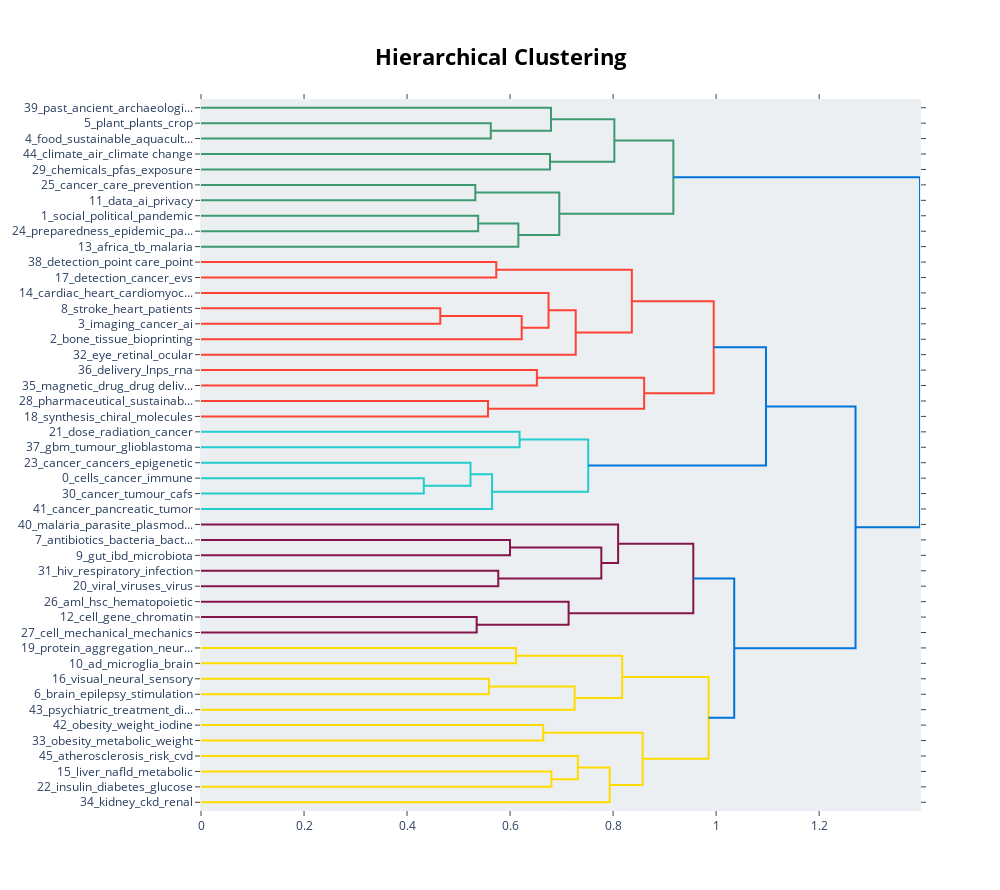

This figure's notebook cell:
### Code cell
topic_model.visualize_hierarchy(custom_labels=False)

### Figure 1 — Plotly figure (JSON) as saved in the notebook; plotly's stock layout.template omitted (floating-point values rounded to 4 significant figures)
{"data": [{"hoverinfo": "text", "marker": {"color": "rgb(61,153,112)"}, "mode": "lines", "type": "scatter", "x": [0.0, 0.5626, 0.5626, 0.0], "xaxis": "x", "y": [-15.0, -15.0, -25.0, -25.0], "yaxis": "y"}, {"hoverinfo": "text", "marker": {"color": "rgb(61,153,112)"}, "mode": "lines", "type": "scatter", "x": [0.0, 0.6794, 0.6794, 0.5626], "xaxis": "x", "y": [-5.0, -5.0, -20.0, -20.0], "yaxis": "y"}, {"hoverinfo": "text", "marker": {"color": "rgb(61,153,112)"}, "mode": "lines", "type": "scatter", "x": [0.0, 0.6775, 0.6775, 0.0], "xaxis": "x", "y": [-35.0, -35.0, -45.0, -45.0], "yaxis": "y"}, {"hoverinfo": "text", "marker": {"color": "rgb(61,153,112)"}, "mode": "lines", "type": "scatter", "x": [0.6794, 0.8025, 0.8025, 0.6775], "xaxis": "x", "y": [-12.5, -12.5, -40.0, -40.0], "yaxis": "y"}, {"hoverinfo": "text", "marker": {"color": "rgb(61,153,112)"}, "mode": "lines", "type": "scatter", "x": [0.0, 0.5325, 0.5325, 0.0], "xaxis": "x", "y": [-55.0, -55.0, -65.0, -65.0], "yaxis": "y"}, {"hoverinfo": "text", "marker": {"color": "rgb(61,153,112)"}, "mode": "lines", "type": "scatter", "x": [0.0, 0.5381, 0.5381, 0.0], "xaxis": "x", "y": [-75.0, -75.0, -85.0, -85.0], "yaxis": "y"}, {"hoverinfo": "text", "marker": {"color": "rgb(61,153,112)"}, "mode": "lines", "type": "scatter", "x": [0.5381, 0.6161, 0.6161, 0.0], "xaxis": "x", "y": [-80.0, -80.0, -95.0, -95.0], "yaxis": "y"}, {"hoverinfo": "text", "marker": {"color": "rgb(61,153,112)"}, "mode": "lines", "type": "scatter", "x": [0.5325, 0.6955, 0.6955, 0.6161], "xaxis": "x", "y": [-60.0, -60.0, -87.5, -87.5], "yaxis": "y"}, {"hoverinfo": "text", "marker": {"color": "rgb(61,153,112)"}, "mode": "lines", "type": "scatter", "x": [0.8025, 0.917, 0.917, 0.6955], "xaxis": "x", "y": [-26.25, -26.25, -73.75, -73.75], "yaxis": "y"}, {"hoverinfo": "text", "marker": {"color": "rgb(255,65,54)"}, "mode": "lines", "type": "scatter", "x": [0.0, 0.5732, 0.5732, 0.0], "xaxis": "x", "y": [-105.0, -105.0, -115.0, -115.0], "yaxis": "y"}, {"hoverinfo": "text", "marker": {"color": "rgb(255,65,54)"}, "mode": "lines", "type": "scatter", "x": [0.0, 0.4646, 0.4646, 0.0], "xaxis": "x", "y": [-135.0, -135.0, -145.0, -145.0], "yaxis": "y"}, {"hoverinfo": "text", "marker": {"color": "rgb(255,65,54)"}, "mode": "lines", "type": "scatter", "x": [0.4646, 0.6225, 0.6225, 0.0], "xaxis": "x", "y": [-140.0, -140.0, -155.0, -155.0], "yaxis": "y"}, {"hoverinfo": "text", "marker": {"color": "rgb(255,65,54)"}, "mode": "lines", "type": "scatter", "x": [0.0, 0.6747, 0.6747, 0.6225], "xaxis": "x", "y": [-125.0, -125.0, -147.5, -147.5], "yaxis": "y"}, {"hoverinfo": "text", "marker": {"color": "rgb(255,65,54)"}, "mode": "lines", "type": "scatter", "x": [0.6747, 0.7274, 0.7274, 0.0], "xaxis": "x", "y": [-136.2, -136.2, -165.0, -165.0], "yaxis": "y"}, {"hoverinfo": "text", "marker": {"color": "rgb(255,65,54)"}, "mode": "lines", "type": "scatter", "x": [0.5732, 0.8364, 0.8364, 0.7274], "xaxis": "x", "y": [-110.0, -110.0, -150.6, -150.6], "yaxis": "y"}, {"hoverinfo": "text", "marker": {"color": "rgb(255,65,54)"}, "mode": "lines", "type": "scatter", "x": [0.0, 0.6521, 0.6521, 0.0], "xaxis": "x", "y": [-175.0, -175.0, -185.0, -185.0], "yaxis": "y"}, {"hoverinfo": "text", "marker": {"color": "rgb(255,65,54)"}, "mode": "lines", "type": "scatter", "x": [0.0, 0.5572, 0.5572, 0.0], "xaxis": "x", "y": [-195.0, -195.0, -205.0, -205.0], "yaxis": "y"}, {"hoverinfo": "text", "marker": {"color": "rgb(255,65,54)"}, "mode": "lines", "type": "scatter", "x": [0.6521, 0.8603, 0.8603, 0.5572], "xaxis": "x", "y": [-180.0, -180.0, -200.0, -200.0], "yaxis": "y"}, {"hoverinfo": "text", "marker": {"color": "rgb(255,65,54)"}, "mode": "lines", "type": "scatter", "x": [0.8364, 0.9953, 0.9953, 0.8603], "xaxis": "x", "y": [-130.3, -130.3, -190.0, -190.0], "yaxis": "y"}, {"hoverinfo": "text", "marker": {"color": "rgb(35,205,205)"}, "mode": "lines", "type": "scatter", "x": [0.0, 0.6185, 0.6185, 0.0], "xaxis": "x", "y": [-215.0, -215.0, -225.0, -225.0], "yaxis": "y"}, {"hoverinfo": "text", "marker": {"color": "rgb(35,205,205)"}, "mode": "lines", "type": "scatter", "x": [0.0, 0.4325, 0.4325, 0.0], "xaxis": "x", "y": [-245.0, -245.0, -255.0, -255.0], "yaxis": "y"}, {"hoverinfo": "text", "marker": {"color": "rgb(35,205,205)"}, "mode": "lines", "type": "scatter", "x": [0.0, 0.5232, 0.5232, 0.4325], "xaxis": "x", "y": [-235.0, -235.0, -250.0, -250.0], "yaxis": "y"}, {"hoverinfo": "text", "marker": {"color": "rgb(35,205,205)"}, "mode": "lines", "type": "scatter", "x": [0.5232, 0.565, 0.565, 0.0], "xaxis": "x", "y": [-242.5, -242.5, -265.0, -265.0], "yaxis": "y"}, {"hoverinfo": "text", "marker": {"color": "rgb(35,205,205)"}, "mode": "lines", "type": "scatter", "x": [0.6185, 0.7517, 0.7517, 0.565], "xaxis": "x", "y": [-220.0, -220.0, -253.8, -253.8], "yaxis": "y"}, {"hoverinfo": "text", "marker": {"color": "rgb(0,116,217)"}, "mode": "lines", "type": "scatter", "x": [0.9953, 1.097, 1.097, 0.7517], "xaxis": "x", "y": [-160.2, -160.2, -236.9, -236.9], "yaxis": "y"}, {"hoverinfo": "text", "marker": {"color": "rgb(133,20,75)"}, "mode": "lines", "type": "scatter", "x": [0.0, 0.5999, 0.5999, 0.0], "xaxis": "x", "y": [-285.0, -285.0, -295.0, -295.0], "yaxis": "y"}, {"hoverinfo": "text", "marker": {"color": "rgb(133,20,75)"}, "mode": "lines", "type": "scatter", "x": [0.0, 0.5771, 0.5771, 0.0], "xaxis": "x", "y": [-305.0, -305.0, -315.0, -315.0], "yaxis": "y"}, {"hoverinfo": "text", "marker": {"color": "rgb(133,20,75)"}, "mode": "lines", "type": "scatter", "x": [0.5999, 0.7772, 0.7772, 0.5771], "xaxis": "x", "y": [-290.0, -290.0, -310.0, -310.0], "yaxis": "y"}, {"hoverinfo": "text", "marker": {"color": "rgb(133,20,75)"}, "mode": "lines", "type": "scatter", "x": [0.0, 0.8098, 0.8098, 0.7772], "xaxis": "x", "y": [-275.0, -275.0, -300.0, -300.0], "yaxis": "y"}, {"hoverinfo": "text", "marker": {"color": "rgb(133,20,75)"}, "mode": "lines", "type": "scatter", "x": [0.0, 0.5352, 0.5352, 0.0], "xaxis": "x", "y": [-335.0, -335.0, -345.0, -345.0], "yaxis": "y"}, {"hoverinfo": "text", "marker": {"color": "rgb(133,20,75)"}, "mode": "lines", "type": "scatter", "x": [0.0, 0.7136, 0.7136, 0.5352], "xaxis": "x", "y": [-325.0, -325.0, -340.0, -340.0], "yaxis": "y"}, {"hoverinfo": "text", "marker": {"color": "rgb(133,20,75)"}, "mode": "lines", "type": "scatter", "x": [0.8098, 0.9557, 0.9557, 0.7136], "xaxis": "x", "y": [-287.5, -287.5, -332.5, -332.5], "yaxis": "y"}, {"hoverinfo": "text", "marker": {"color": "rgb(255,220,0)"}, "mode": "lines", "type": "scatter", "x": [0.0, 0.6115, 0.6115, 0.0], "xaxis": "x", "y": [-355.0, -355.0, -365.0, -365.0], "yaxis": "y"}, {"hoverinfo": "text", "marker": {"color": "rgb(255,220,0)"}, "mode": "lines", "type": "scatter", "x": [0.0, 0.5591, 0.5591, 0.0], "xaxis": "x", "y": [-375.0, -375.0, -385.0, -385.0], "yaxis": "y"}, {"hoverinfo": "text", "marker": {"color": "rgb(255,220,0)"}, "mode": "lines", "type": "scatter", "x": [0.5591, 0.7253, 0.7253, 0.0], "xaxis": "x", "y": [-380.0, -380.0, -395.0, -395.0], "yaxis": "y"}, {"hoverinfo": "text", "marker": {"color": "rgb(255,220,0)"}, "mode": "lines", "type": "scatter", "x": [0.6115, 0.8176, 0.8176, 0.7253], "xaxis": "x", "y": [-360.0, -360.0, -387.5, -387.5], "yaxis": "y"}, {"hoverinfo": "text", "marker": {"color": "rgb(255,220,0)"}, "mode": "lines", "type": "scatter", "x": [0.0, 0.6643, 0.6643, 0.0], "xaxis": "x", "y": [-405.0, -405.0, -415.0, -415.0], "yaxis": "y"}, {"hoverinfo": "text", "marker": {"color": "rgb(255,220,0)"}, "mode": "lines", "type": "scatter", "x": [0.0, 0.6803, 0.6803, 0.0], "xaxis": "x", "y": [-435.0, -435.0, -445.0, -445.0], "yaxis": "y"}, {"hoverinfo": "text", "marker": {"color": "rgb(255,220,0)"}, "mode": "lines", "type": "scatter", "x": [0.0, 0.7316, 0.7316, 0.6803], "xaxis": "x", "y": [-425.0, -425.0, -440.0, -440.0], "yaxis": "y"}, {"hoverinfo": "text", "marker": {"color": "rgb(255,220,0)"}, "mode": "lines", "type": "scatter", "x": [0.7316, 0.7934, 0.7934, 0.0], "xaxis": "x", "y": [-432.5, -432.5, -455.0, -455.0], "yaxis": "y"}, {"hoverinfo": "text", "marker": {"color": "rgb(255,220,0)"}, "mode": "lines", "type": "scatter", "x": [0.6643, 0.8573, 0.8573, 0.7934], "xaxis": "x", "y": [-410.0, -410.0, -443.8, -443.8], "yaxis": "y"}, {"hoverinfo": "text", "marker": {"color": "rgb(255,220,0)"}, "mode": "lines", "type": "scatter", "x": [0.8176, 0.9853, 0.9853, 0.8573], "xaxis": "x", "y": [-373.8, -373.8, -426.9, -426.9], "yaxis": "y"}, {"hoverinfo": "text", "marker": {"color": "rgb(0,116,217)"}, "mode": "lines", "type": "scatter", "x": [0.9557, 1.035, 1.035, 0.9853], "xaxis": "x", "y": [-310.0, -310.0, -400.3, -400.3], "yaxis": "y"}, {"hoverinfo": "text", "marker": {"color": "rgb(0,116,217)"}, "mode": "lines", "type": "scatter", "x": [1.097, 1.271, 1.271, 1.035], "xaxis": "x", "y": [-198.5, -198.5, -355.2, -355.2], "yaxis": "y"}, {"hoverinfo": "text", "marker": {"color": "rgb(0,116,217)"}, "mode": "lines", "type": "scatter", "x": [0.917, 1.396, 1.396, 1.271], "xaxis": "x", "y": [-50.0, -50.0, -276.8, -276.8], "yaxis": "y"}], "layout": {"autosize": false, "height": 890, "hoverlabel": {"bgcolor": "white", "font": {"family": "Rockwell", "size": 16}}, "hovermode": "closest", "plot_bgcolor": "#ECEFF1", "showlegend": false, "title": {"font": {"color": "Black", "size": 22}, "text": "<b>Hierarchical Clustering</b>", "x": 0.5, "xanchor": "center", "yanchor": "top"}, "width": 1000, "xaxis": {"mirror": "allticks", "rangemode": "tozero", "showgrid": false, "showline": true, "showticklabels": true, "ticks": "outside", "type": "linear", "zeroline": false}, "yaxis": {"mirror": "allticks", "range": [-460, 0], "rangemode": "tozero", "showgrid": false, "showline": true, "showticklabels": true, "tickmode": "array", "ticks": "outside", "ticktext": ["39_past_ancient_archaeologi...", "5_plant_plants_crop", "4_food_sustainable_aquacult...", "44_climate_air_climate change", "29_chemicals_pfas_exposure", "25_cancer_care_prevention", "11_data_ai_privacy", "1_social_political_pandemic", "24_preparedness_epidemic_pa...", "13_africa_tb_malaria", "38_detection_point care_point", "17_detection_cancer_evs", "14_cardiac_heart_cardiomyoc...", "8_stroke_heart_patients", "3_imaging_cancer_ai", "2_bone_tissue_bioprinting", "32_eye_retinal_ocular", "36_delivery_lnps_rna", "35_magnetic_drug_drug deliv...", "28_pharmaceutical_sustainab...", "18_synthesis_chiral_molecules", "21_dose_radiation_cancer", "37_gbm_tumour_glioblastoma", "23_cancer_cancers_epigenetic", "0_cells_cancer_immune", "30_cancer_tumour_cafs", "41_cancer_pancreatic_tumor", "40_malaria_parasite_plasmod...", "7_antibiotics_bacteria_bact...", "9_gut_ibd_microbiota", "31_hiv_respiratory_infection", "20_viral_viruses_virus", "26_aml_hsc_hematopoietic", "12_cell_gene_chromatin", "27_cell_mechanical_mechanics", "19_protein_aggregation_neur...", "10_ad_microglia_brain", "16_visual_neural_sensory", "6_brain_epilepsy_stimulation", "43_psychiatric_treatment_di...", "42_obesity_weight_iodine", "33_obesity_metabolic_weight", "45_atherosclerosis_risk_cvd", "15_liver_nafld_metabolic", "22_insulin_diabetes_glucose", "34_kidney_ckd_renal"], "tickvals": [-5, -15, -25, -35, -45, -55, -65, -75, -85, -95, -105, -115, -125, -135, -145, -155, -165, -175, -185, -195, -205, -215, -225, -235, -245, -255, -265, -275, -285, -295, -305, -315, -325, -335, -345, -355, -365, -375, -385, -395, -405, -415, -425, -435, -445, -455], "type": "linear", "zeroline": false}}}
